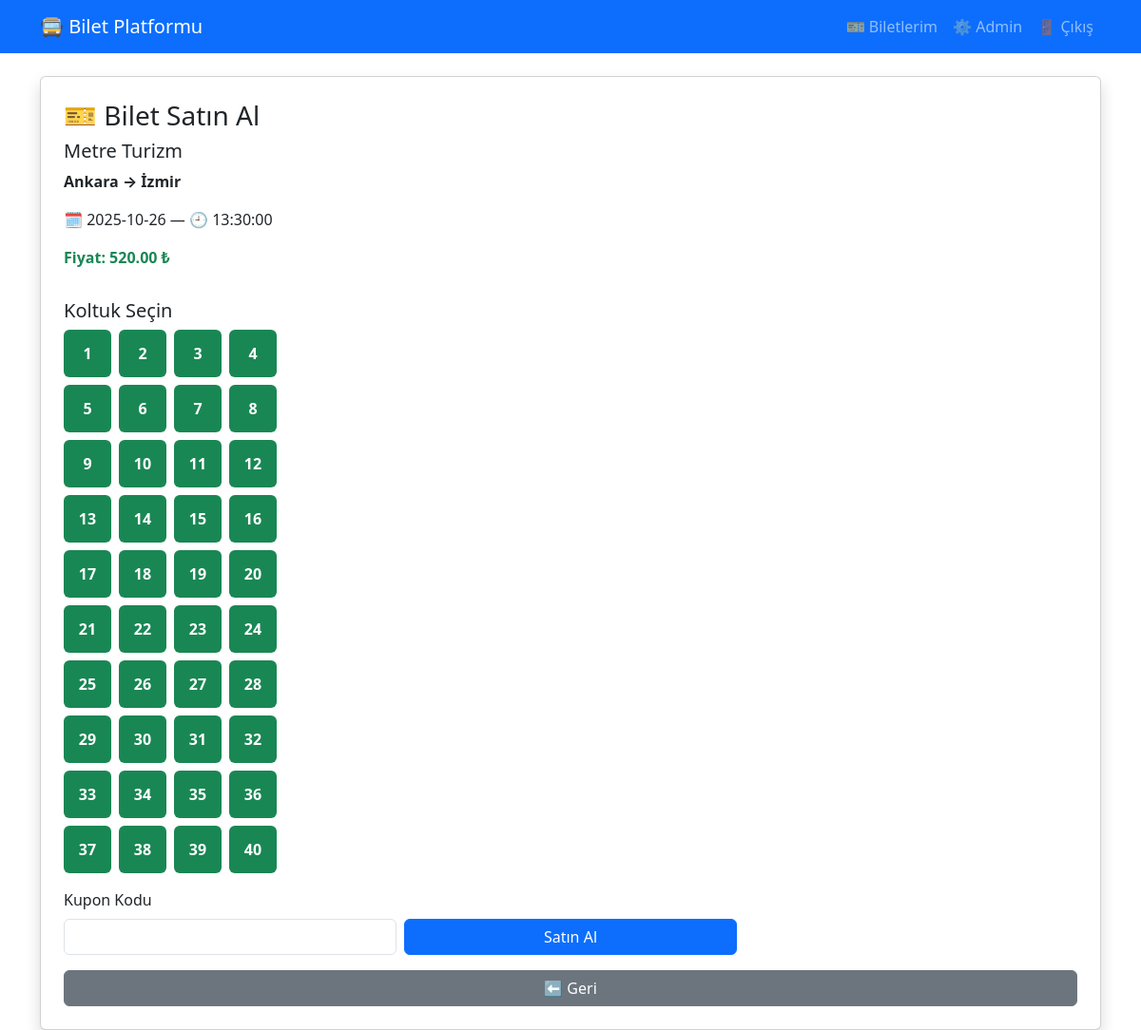
The page /bilet_al.php?sefer_id=2 (signed in) on the database its author committed.
### tables this page shows
CREATE TABLE IF NOT EXISTS seferler (
  id INT AUTO_INCREMENT PRIMARY KEY,
  firm_id INT NOT NULL,
  from_city VARCHAR(100) NOT NULL,
  to_city VARCHAR(100) NOT NULL,
  date DATE NOT NULL,
  time TIME NOT NULL,
  price DECIMAL(10,2) NOT NULL,
  total_seats INT NOT NULL DEFAULT 40,
  FOREIGN KEY (firm_id) REFERENCES firms(id) ON DELETE CASCADE
);

CREATE TABLE IF NOT EXISTS firms (
  id INT AUTO_INCREMENT PRIMARY KEY,
  name VARCHAR(120) NOT NULL,
  description TEXT
);

### bilet_al.php (the view, shortened to what this page needs)
<?php
require_once __DIR__.'/db/db_connect.php';
$sefer_id=(int)$_GET['sefer_id'];
$stmt=$db->prepare("SELECT s.*, f.name AS firm_name FROM seferler s JOIN firms f ON f.id=s.firm_id WHERE s.id=?");
$stmt->execute([$sefer_id]); $s=$stmt->fetch();
$stmt=$db->prepare("SELECT seat_no FROM biletler WHERE sefer_id=? AND status='aktif'");
$stmt->execute([$sefer_id]); $dolu=array_column($stmt->fetchAll(), 'seat_no');
$msg=''; $price=$s['price']; $final=$price; $kupon=null;
?>
<!DOCTYPE html><html lang="tr"><head><meta charset="UTF-8"><title>Bilet Satın Al</title>
<link href="https://cdn.jsdelivr.net/npm/bootstrap@5.3.2/dist/css/bootstrap.min.css" rel="stylesheet">
</head><body><?php include __DIR__.'/navbar.php'; ?>
<div class="container"><div class="card shadow p-4">
<h3 class="mb-2">🎫 Bilet Satın Al</h3>
<h5><?= htmlspecialchars($s['firm_name']) ?></h5>
<p><strong><?= htmlspecialchars($s['from_city']) ?> → <?= htmlspecialchars($s['to_city']) ?></strong></p>
<p>🗓 <?= $s['date'] ?> — 🕘 <?= $s['time'] ?></p>
<p class="fw-bold text-success">Fiyat: <?= number_format($price,2) ?> ₺</p>
<form method="POST">
  <h5 class="mt-3">Koltuk Seçin</h5>
  <div class="seat-grid mb-3">
    <?php for($i=1; $i<=$s['total_seats']; $i++): $full=in_array($i,$dolu); ?>
      <button type="button" class="seat-btn <?= $full?'dolu':'bos' ?>" <?= $full?'disabled':"onclick='sel(this,$i)'" ?>><?= $i ?></button>
    <?php endfor; ?>
  </div>
  <div class="row g-2 align-items-end">
    <div class="col-md-4">
      <label class="form-label">Kupon Kodu</label>
      <input type="text" name="coupon_code" class="form-control">
    </div>
    <div class="col-md-4"><button class="btn btn-primary w-100">Satın Al</button></div>
  </div>
</form>
<a href="/" class="btn btn-secondary mt-3">⬅ Geri</a>
</div></div>
</body></html>

### bilet_al.php (style rules this page uses)
.seat-grid { display:flex;flex-wrap:wrap;max-width:260px;gap:8px }
.seat-btn { width:50px;height:50px;border:none;border-radius:6px;color:#fff;font-weight:700 }
.bos { background:#198754 }

### rows shown on the page
seferler: firm.name "Metre Turizm", from_city "Ankara", to_city "İzmir", date "2025-10-26", time "13:30:00", price "520.00"
